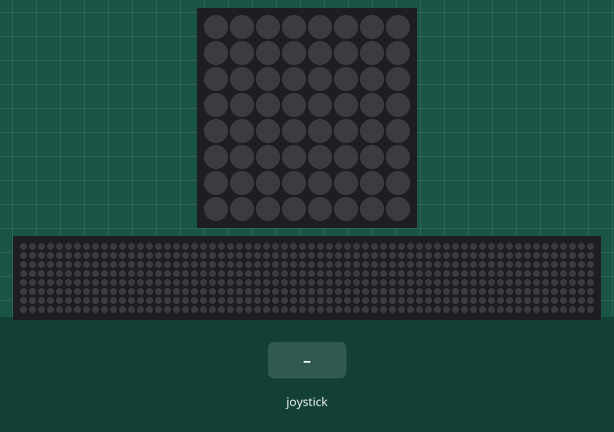
The program below on a simulated Raspberry Pi (BCM pin numbers) with a Sense HAT. On the bench: the Sense HAT's 8×8 RGB LED matrix, a strip that is not on the board, showing the scrolling text unrolled. The test bench sets the inputs (shaded band). The 64×8 strip is a reading aid, not a part: it shows the text the matrix is scrolling, unrolled, one strip-width of it at a time; the run ends when the program shuts the computer down; what the program prints to the terminal is not drawn. At 7.1 s the program puts the board to deep sleep or switches it off; the recording ends there.

Above: at 1.2 s.
1.3 s: joystick clicked
At 1.67 s:
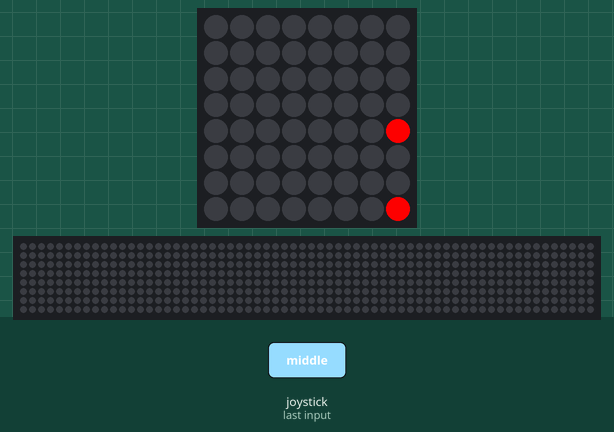
At 2.17 s:
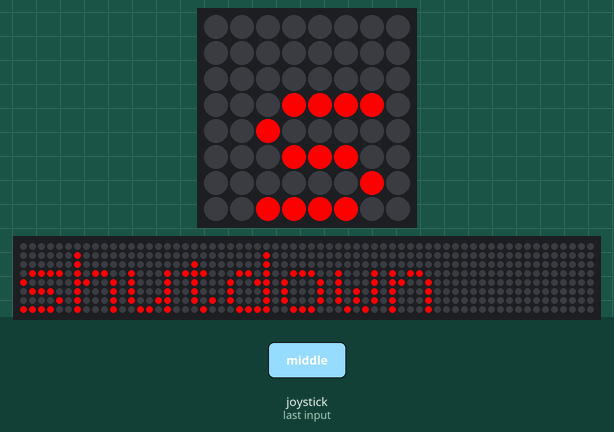
Timing chart, 0 to 4.3 s (numbered marks = the images above; inputs shaded):
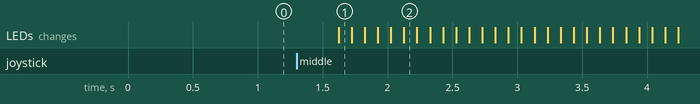

The program:

rc_shutdown.py
```python
from sense_hat import SenseHat
import os
import time

sense = SenseHat()
sense.set_rotation(180)
pressed = False
while True:
	for event in sense.stick.get_events():
		if event.direction == 'middle' and event.action == 'released':
			pressed = True
	if pressed:
		break
	time.sleep(0.5)

sense.show_message("shutdown", text_colour=(255,0,0))

os.system('shutdown -P 0')
```

Measured:
- after the input at 1.3 s, the LEDs: change after 0.32 s (image 1)
